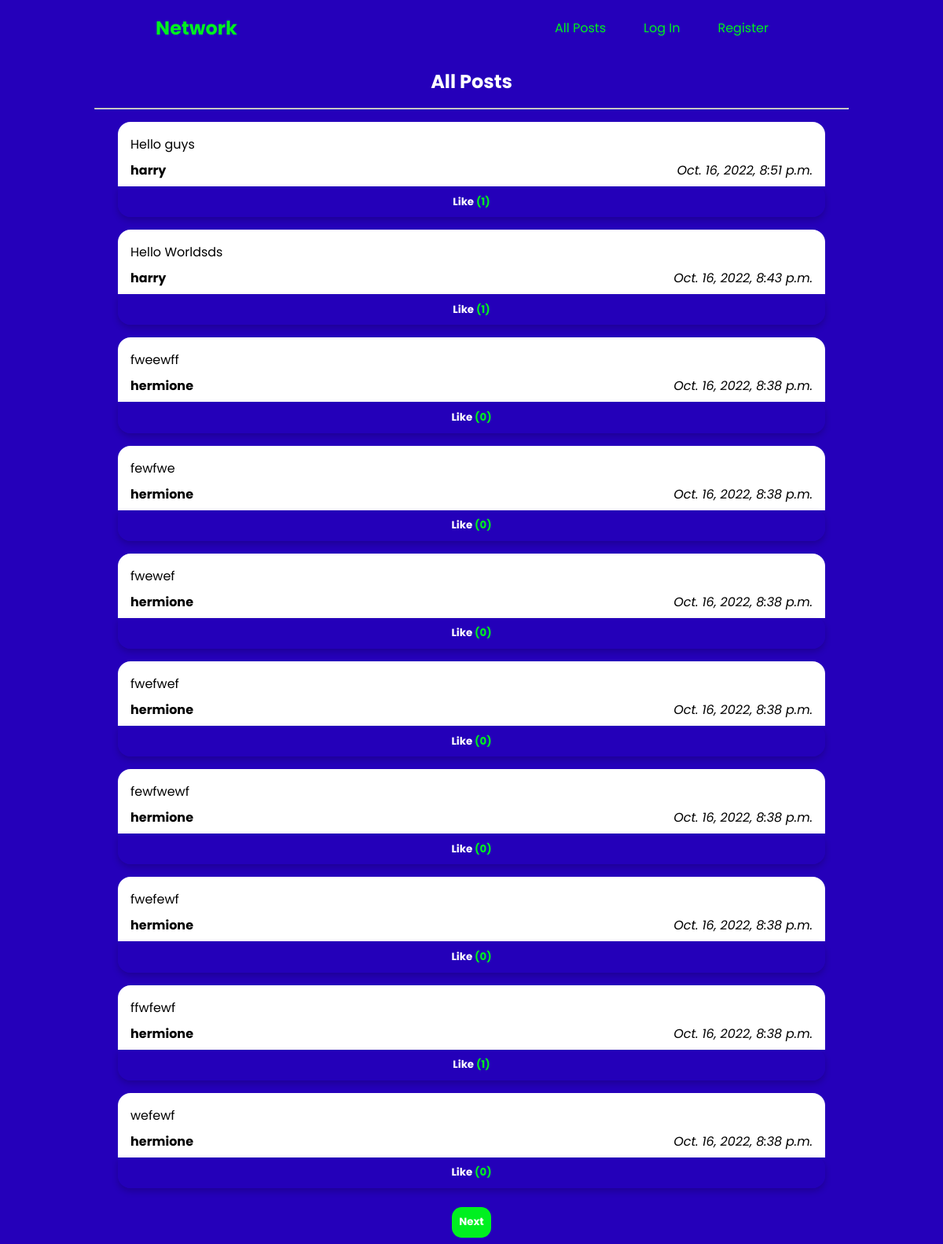
The page / on the database its author committed.
### network/models.py (models this page shows)
class Post(models.Model):
    class Meta:
        ordering = ('-created_at',)
    text = models.TextField(max_length=256)
    created_by = models.ForeignKey(
        User, related_name='user_posts', on_delete=models.CASCADE)
    created_at = models.DateTimeField(auto_now_add=True)
    likers = models.ManyToManyField(
        User, related_name='user_liked_posts')

class User(AbstractUser):
    following = models.ManyToManyField(
        'self',
        symmetrical=False,
        related_name='user_followers',
    )

### network/views.py (the view, shortened to what this page needs)
# urls.py: path("", views.index, name="index"),
def index(request):
    form = PostForm()
    page_number = request.GET.get('page', 1)
    posts, has_next, has_previous = paginatePosts(page_number, request.user.id)
    return render(request, "network/index.html", {'form': form, 'posts': posts, 'has_next': has_next, 'has_previous': has_previous, 'page_number': page_number})

### network/helpers.py (called while the page is built)
def paginatePosts(page_number, user_id, filters={}):
    posts = Post.objects.filter(**filters)
    paginator = Paginator(posts, 10)
    page = paginator.get_page(page_number)
    posts = page.object_list
    for post in posts:
        post.has_liked = post.likers.filter(pk=user_id).exists()
        post.likers_count = post.likers.count()
    has_next = page.has_next
    has_previous = page.has_previous
    return posts, has_next, has_previous

### network/templates/network/index.html (shortened to what this page needs)
{% extends "network/layout.html" %}
{%load static%}
{%block head%}
<link rel="stylesheet" href="{%static 'network/styles/modal.css'%}">
<link rel="stylesheet" href="{%static 'network/styles/posts.css'%}">
{%endblock%}
{% block body %}
    <h2 class="page-title">
        All Posts
    </h2>
    <hr>
    {%include "network/posts.html" %}
{% endblock %}

### network/templates/network/posts.html (shortened to what this page needs)
<section class="posts">
    {%for post in posts%}
    <div id="post{{post.id}}" class="post">
       <div class="post-content">
            <p class="post-text">{{post.text}}</p>
            <div class="post-info">
                <a  href="{%url 'profile' user_id=post.created_by.id %}"><strong>{{post.created_by}}</strong></a>
                <em>{{post.created_at}}</em>
            </div>
       </div>
        <div class="btn-container">
            {%if request.user.id == post.created_by.id%}
            <button data-postid="{{post.id}}"  class="btn-primary like-btn cut-right">
                {{post.has_liked|yesno:'Unlike, Like'}} <span class="like-counter">({{post.likers_count}})</span>
            </button>
            <button data-postid="{{post.id}}" class="btn-danger cut-left editBtn">Edit</button>
            {%else%}
            <button {{request.user.is_authenticated|yesno:' ,disabled' }} data-postid="{{post.id}}"  class="btn-primary like-btn">
                {{post.has_liked|yesno:'Unlike, Like'}} <span class="like-counter">({{post.likers_count}})</span>
            </button>
            {%endif%}
        </div>
        </div>
    {%endfor%}
    <div class="control-btns">
        {%if has_next%}
        <a href="?page={{page_number|add:'1'}}"><button class="btn-secondary">Next</button></a>
        {%endif%}
    </div>
</section>

### network/static/network/styles/shared.css (style rules this page uses)
* { box-sizing: border-box; }
html { height: 100%; }
hr { width: 80%; margin: 0 auto; }
a { color: #00f020; text-decoration: none; }
body { position: relative; height: 100%; color: white; margin: 0; padding: 0; font-family: "Poppins", sans-serif; background: #2500ba; }
.page-title { padding: 1rem; margin: 0 auto; text-align: center; }

### network/static/network/styles/buttons.css (style rules this page uses)
.btn-danger, .btn-icon, .btn-secondary, .btn-primary { outline: none; border: none; font-family: inherit; cursor: pointer; border-radius: 0.8rem; color: white; }
.btn-danger:disabled, .btn-icon:disabled, .btn-secondary:disabled, .btn-primary:disabled { cursor: not-allowed; }
.btn-primary { padding: 0.6rem; font-weight: bold; background-color: rgba(37, 0, 186, 0.8); }
.btn-secondary { padding: 0.6rem; font-weight: bold; background-color: #00f020; }

### network/static/network/styles/posts.css (style rules this page uses)
.post { margin: 1rem; animation: opacitytransition 2s forwards; width: 75%; margin: 1rem auto; }
.post a { color: black; }
.post-content { border-top-right-radius: 1rem; border-top-left-radius: 1rem; padding: 0.5rem 1rem; color: black; background: white; }
.post-info { display: flex; flex-wrap: wrap; justify-content: space-between; }
.post-text { margin: 0.5rem 0; word-wrap: break-word; }
.like-btn { border-bottom-left-radius: 1rem; border-bottom-right-radius: 1rem; box-shadow: 0 4px 8px 0 rgba(0, 0, 0, 0.2); transition: 0.3s; text-align: center; }
.like-counter { color: #00f020; }
.control-btns { text-align: center; padding: 0.5rem; }
.btn-container { display: flex; }
.btn-container > button { flex: 1; }
.btn-container :nth-child(1) { border-top-left-radius: 0; }

### rows shown on the page
Post: text "Hello guys", created_by "harry", created_at "Oct. 16, 2022, 8:51 p.m.", has_liked "Like", likers_count "1"
Post: text "Hello Worldsds", created_by "harry", created_at "Oct. 16, 2022, 8:43 p.m.", has_liked "Like", likers_count "1"
Post: text "fweewff", created_by "hermione", created_at "Oct. 16, 2022, 8:38 p.m.", has_liked "Like", likers_count "0"
Post: text "fewfwe", created_by "hermione", created_at "Oct. 16, 2022, 8:38 p.m.", has_liked "Like", likers_count "0"
Post: text "fwewef", created_by "hermione", created_at "Oct. 16, 2022, 8:38 p.m.", has_liked "Like", likers_count "0"
Post: text "fwefwef", created_by "hermione", created_at "Oct. 16, 2022, 8:38 p.m.", has_liked "Like", likers_count "0"
Post: text "fewfwewf", created_by "hermione", created_at "Oct. 16, 2022, 8:38 p.m.", has_liked "Like", likers_count "0"
Post: text "fwefewf", created_by "hermione", created_at "Oct. 16, 2022, 8:38 p.m.", has_liked "Like", likers_count "0"
Post: text "ffwfewf", created_by "hermione", created_at "Oct. 16, 2022, 8:38 p.m.", has_liked "Like", likers_count "1"
Post: text "wefewf", created_by "hermione", created_at "Oct. 16, 2022, 8:38 p.m.", has_liked "Like", likers_count "0"
